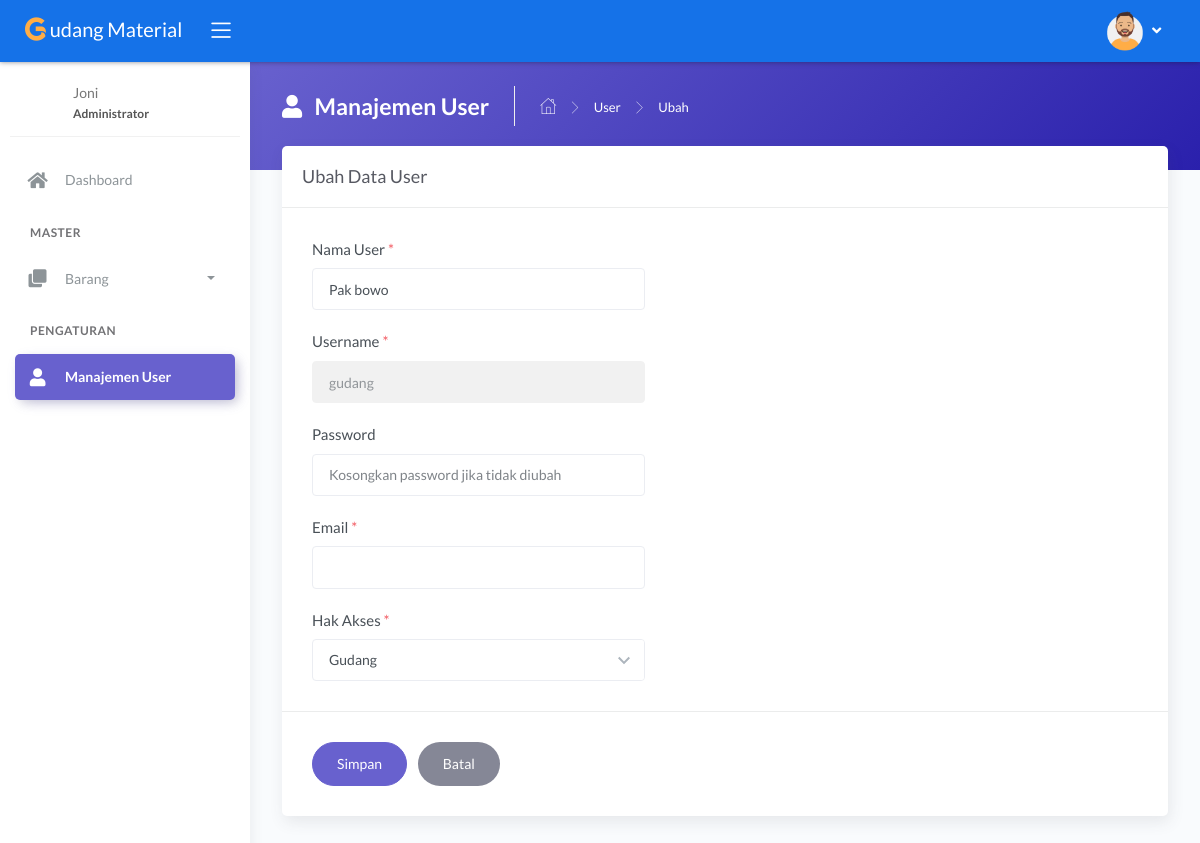
Page /main.php?module=form_ubah_user&id=2 (signed in) on the committed database.
### tables this page shows
CREATE TABLE `tbl_user` (
  `id_user` int(11) NOT NULL,
  `nama_user` varchar(30) NOT NULL,
  `username` varchar(30) NOT NULL,
  `email` varchar(125) NOT NULL,
  `password` varchar(255) NOT NULL,
  `hak_akses` enum('Administrator','Gudang','Owner','Sales') NOT NULL
);

### modules/user/form_ubah.php (the view, shortened to what this page needs)
<?php
if (basename($_SERVER['PHP_SELF']) === basename(__FILE__)) {
  header('location: 404.html');
}
else {
  if (isset($_GET['id'])) {
    $id_user = $_GET['id'];
    $query = mysqli_query($mysqli, "SELECT id_user, nama_user, email, username, hak_akses FROM tbl_user WHERE id_user='$id_user'")
                                    or die('Ada kesalahan pada query tampil data : ' . mysqli_error($mysqli));
    $data = mysqli_fetch_assoc($query);
  }
?>
  <div class="panel-header bg-secondary-gradient">
    <div class="page-inner py-4">
      <div class="page-header text-white">
        <h4 class="page-title text-white"><i class="fas fa-user mr-2"></i> Manajemen User</h4>
        <ul class="breadcrumbs">
          <li class="nav-home"><a href="?module=dashboard"><i class="flaticon-home text-white"></i></a></li>
          <li class="separator"><i class="flaticon-right-arrow"></i></li>
          <li class="nav-item"><a href="?module=user" class="text-white">User</a></li>
          <li class="separator"><i class="flaticon-right-arrow"></i></li>
          <li class="nav-item"><a>Ubah</a></li>
        </ul>
      </div>
    </div>
  </div>
  <div class="page-inner mt--5">
    <div class="card">
      <div class="card-header">
        <div class="card-title">Ubah Data User</div>
      </div>
      <form action="modules/user/proses_ubah.php" method="post" class="needs-validation" novalidate>
        <div class="card-body">
          <div class="form-group col-lg-5">
            <label>Nama User <span class="text-danger">*</span></label>
            <input type="text" name="nama_user" class="form-control" autocomplete="off" value="<?php echo $data['nama_user']; ?>" required>
          </div>
          <div class="form-group col-lg-5">
            <label>Username <span class="text-danger">*</span></label>
            <input type="text" name="username" class="form-control" autocomplete="off" value="<?php echo $data['username']; ?>" readonly>
          </div>
          <div class="form-group col-lg-5">
            <label>Password</label>
            <input type="password" name="password" class="form-control" placeholder="Kosongkan password jika tidak diubah" autocomplete="off">
          </div>
          <div class="form-group col-lg-5">
            <label>Email <span class="text-danger">*</span></label>
            <input type="text" name="email" class="form-control" autocomplete="off" value="<?php echo $data['email']; ?>" required>
          </div>
          <div class="form-group col-lg-5">
            <label>Hak Akses <span class="text-danger">*</span></label>
            <select name="hak_akses" class="form-control chosen-select" autocomplete="off" required>
              <option value="<?php echo $data['hak_akses']; ?>"><?php echo $data['hak_akses']; ?></option>
            </select>
          </div>
        </div>
        <div class="card-action">
          <input type="submit" name="simpan" value="Simpan" class="btn btn-secondary btn-round pl-4 pr-4 mr-2">
          <a href="?module=user" class="btn btn-default btn-round pl-4 pr-4">Batal</a>
        </div>
      </form>
    </div>
  </div>
<?php } ?>

### rows in the picture
tbl_user: nama_user "Pak bowo", username "gudang", hak_akses "Gudang"

### other values in the picture
$_SESSION['nama_user'] "Joni"
$_SESSION['hak_akses'] "Administrator"
